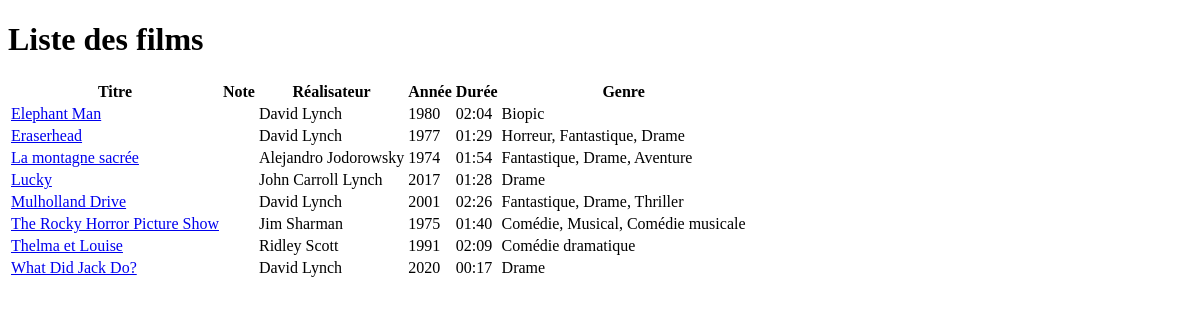
The page /films/index.php on the database its author committed.
### tables this page shows
CREATE TABLE IF NOT EXISTS `film` (
  `id_film` int(11) NOT NULL AUTO_INCREMENT,
  `titre` varchar(50) NOT NULL,
  `annee_sortie` date NOT NULL,
  `duree` int(11) NOT NULL,
  `synopsis` text,
  `affiche` varchar(255) DEFAULT NULL,
  `note` tinyint(4) DEFAULT NULL,
  `id_realisateur` int(11) NOT NULL,
  PRIMARY KEY (`id_film`),
  KEY `film_realisateur_FK` (`id_realisateur`),
  CONSTRAINT `film_realisateur_FK` FOREIGN KEY (`id_realisateur`) REFERENCES `realisateur` (`id_realisateur`)
);

### films/index.php (the view, shortened to what this page needs)
<?php
include "./connexion.php";
$query = "SELECT f.id_film, titre, note, CONCAT(prenom_realisateur, ' ', nom_realisateur) AS np_realisateur, YEAR(annee_sortie) AS sortie, TIME_FORMAT(SEC_TO_TIME(duree * 60), '%H:%i') AS duree_film, GROUP_CONCAT(nom_genre SEPARATOR ', ') AS genres FROM film f INNER JOIN realisateur r ON f.id_realisateur = r.id_realisateur INNER JOIN style_film sf ON f.id_film = sf.id_film INNER JOIN genre g ON sf.id_genre = g.id_genre GROUP BY f.id_film ORDER BY titre";
$reponse = $bdd->query($query);
?>
    </head>
<body>
        <div class="uk-padding">
            <h1>Liste des films</h1>
            <table class="uk-table uk-table-middle uk-table-divider uk-table-hover uk-table-responsive">
                <thead>
                    <tr>
                        <th>Titre</th>
                        <th>Note</th>
                        <th>Réalisateur</th>
                        <th>Année</th>
                        <th>Durée</th>
                        <th>Genre</th>
                    </tr>
                </thead>
                <tbody>
                    <?php while ($film = $reponse->fetch()) {
                        $id_film = $film['id_film'];
                        $titre = '<a href="film.php?id='.$id_film.'">'.$film['titre'].'</a>';
                        $note = displayRating($film['note']);
                        $real = $film['np_realisateur'];
                        $sortie = $film['sortie'] ? $film['sortie'] : '-';
                        $duree = $film['duree_film'] ? $film['duree_film'] : '-';
                        $genre = $film['genres'];
                    ?>
                        <tr>
                            <td class="uk-table-link"><?= $titre ?></td>
                            <td><?= $note ?></td>
                            <td><?= $real ?></td>
                            <td><?= $sortie ?></td>
                            <td><?= $duree ?></td>
                            <td><?= $genre ?></td>
                        </tr>
                    <?php }   ?>
                </tbody>
            </table>
        </div>

### rows shown on the page
film: titre "Elephant Man", real "David Lynch", sortie "1980", duree "02:04", genre "Biopic"
film: titre "Eraserhead", real "David Lynch", sortie "1977", duree "01:29", genre "Horreur, Fantastique, Drame"
film: titre "La montagne sacrée", real "Alejandro Jodorowsky", sortie "1974", duree "01:54", genre "Fantastique, Drame, Aventure"
film: titre "Lucky", real "John Carroll Lynch", sortie "2017", duree "01:28", genre "Drame"
film: titre "Mulholland Drive", real "David Lynch", sortie "2001", duree "02:26", genre "Fantastique, Drame, Thriller"
film: titre "The Rocky Horror Picture Show", real "Jim Sharman", sortie "1975", duree "01:40", genre "Comédie, Musical, Comédie musicale"
film: titre "Thelma et Louise", real "Ridley Scott", sortie "1991", duree "02:09", genre "Comédie dramatique"
film: titre "What Did Jack Do?", real "David Lynch", sortie "2020", duree "00:17", genre "Drame"
